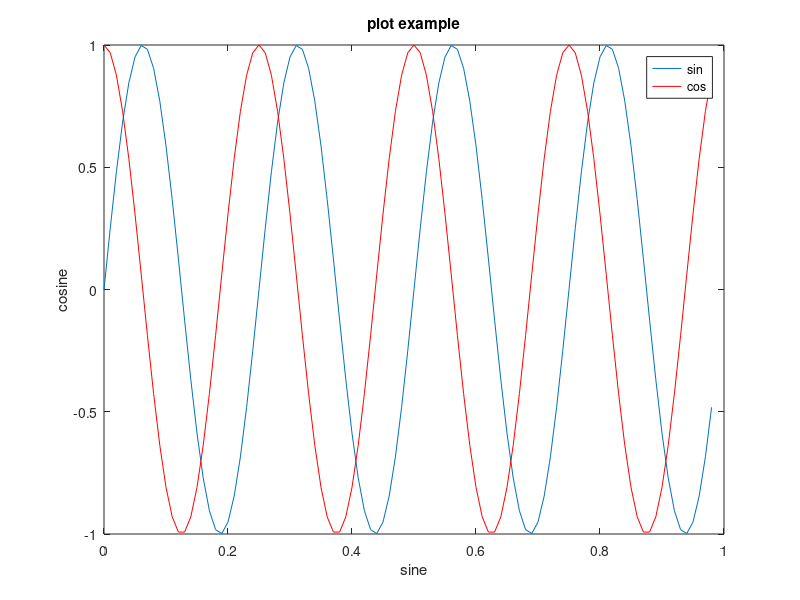

Reproduce this figure in MATLAB.
t = [0:0.01:0.98];y1 = sin(2*pi*4*t)y2 = cos(2*pi*4*t)plot(t, y1)hold on;plot(t, y2, 'r')xlabel('sine')ylabel('cosine')legend('sin', 'cos')title('plot example')print -dpng 'testPlot.png'